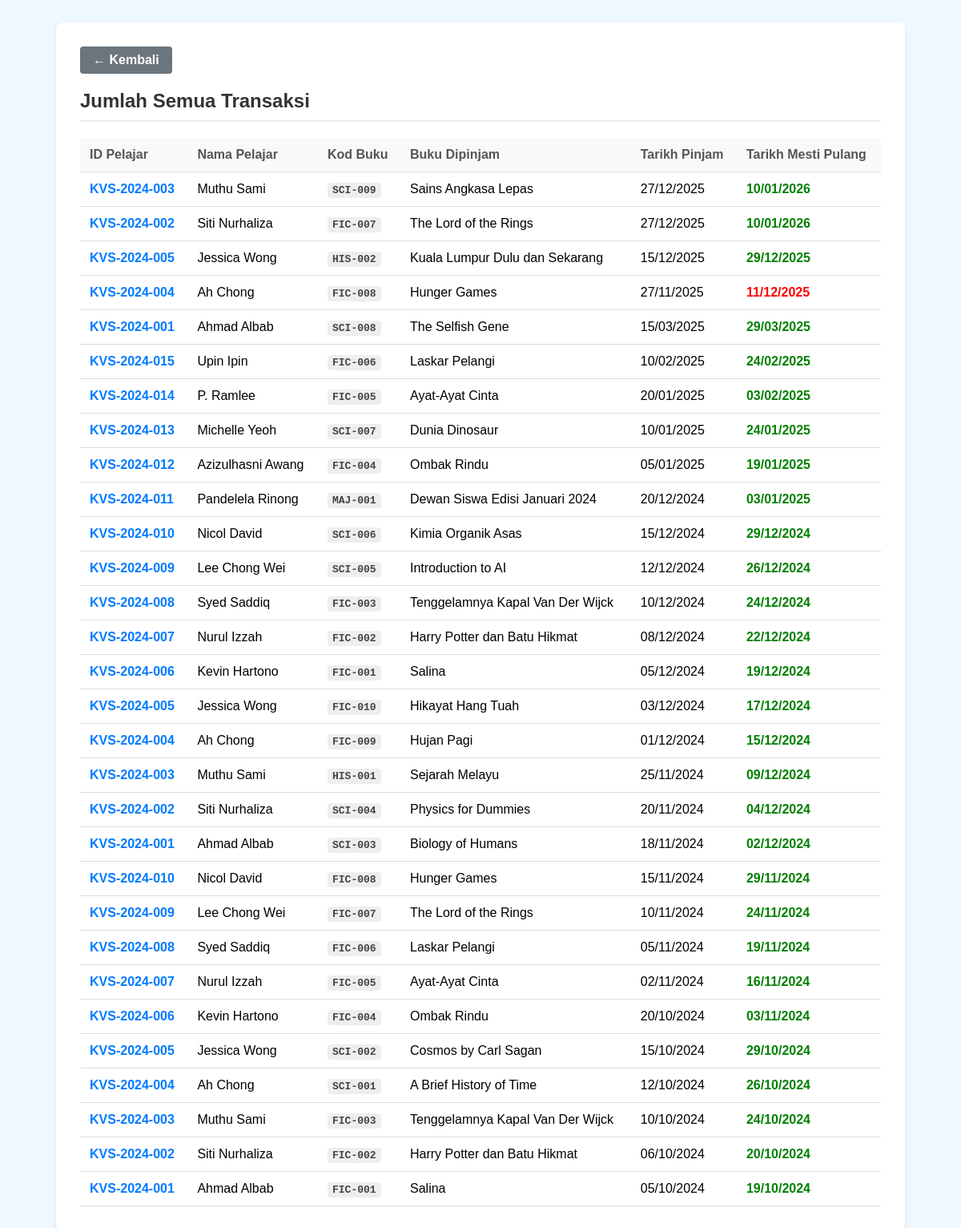
Page /stats_list.php on the committed database.
### tables this page shows
CREATE TABLE
  `transactions` (
    `trans_id` int (11) NOT NULL,
    `book_id` varchar(20) NOT NULL,
    `reader_id` int (11) NOT NULL,
    `borrow_date` datetime DEFAULT current_timestamp(),
    `due_date` date NOT NULL,
    `return_date` datetime DEFAULT NULL
  );

CREATE TABLE
  `readers` (
    `reader_id` int (11) NOT NULL,
    `student_id` varchar(20) NOT NULL,
    `full_name` varchar(100) NOT NULL,
    `created_at` timestamp NOT NULL DEFAULT current_timestamp()
  );

CREATE TABLE
  `books` (
    `book_id` varchar(20) NOT NULL,
    `title` varchar(255) NOT NULL,
    `category_code` varchar(5) NOT NULL,
    `shelf_location` varchar(50) DEFAULT NULL,
    `is_available` tinyint (1) DEFAULT 1,
    `created_at` timestamp NOT NULL DEFAULT current_timestamp()
  );

### stats_list.php (the view, shortened to what this page needs)
<?php
require 'db.php';
$type = isset($_GET['type']) ? $_GET['type'] : '';
$page_title = "Senarai Transaksi";
$results = [];
switch ($type) {
    case 'total':
    default:
        $page_title = "Jumlah Semua Transaksi";
        $sql = "SELECT t.*, r.full_name, r.student_id, b.title, b.book_id FROM transactions t JOIN readers r ON t.reader_id = r.reader_id JOIN books b ON t.book_id = b.book_id ORDER BY t.borrow_date DESC";
        $results = $conn->query($sql)->fetchAll(PDO::FETCH_ASSOC);
        break;
}
?>
<!DOCTYPE html>
<html lang="en">
<head>
</head>
<body>
    <div class="container">
        <a href="index.php" class="btn-back">← Kembali</a>
        <h2><?php echo htmlspecialchars($page_title); ?></h2>
        <?php if (count($results) > 0): ?>
            <table>
                <?php if ($type == 'top_students'): ?>
                    <thead>
                        <tr>
                            <th>Kedudukan</th>
                            <th>ID Pelajar</th>
                            <th>Nama Pelajar</th>
                            <th>Jumlah Buku Dipinjam</th>
                        </tr>
                    </thead>
                    <tbody>
                        <?php $rank = 1;
                        foreach ($results as $row): ?>
                            <tr>
                                <td><span class="rank">#<?php echo $rank++; ?></span></td>
                                <td><b><?php echo htmlspecialchars($row['student_id']); ?></b></td>
                                <td><?php echo htmlspecialchars($row['full_name']); ?></td>
                                <td><?php echo htmlspecialchars($row['total_loans']); ?> Buku</td>
                            </tr>
                        <?php endforeach; ?>
                    </tbody>
                <?php else: ?>
                    <thead>
                        <tr>
                            <th>ID Pelajar</th>
                            <th>Nama Pelajar</th>
                            <th>Kod Buku</th>
                            <th>Buku Dipinjam</th>
                            <th>Tarikh Pinjam</th>
                            <th>Tarikh Mesti Pulang</th>
                        </tr>
                    </thead>
                    <tbody>
                        <?php foreach ($results as $row):
                            $due = strtotime($row['due_date']);
                            $is_overdue = $due < time() && $row['return_date'] == NULL;
                        ?>
                            <tr>
                                <td style="font-weight:bold; color:#007bff;"><?php echo htmlspecialchars($row['student_id']); ?></td>
                                <td><?php echo htmlspecialchars($row['full_name']); ?></td>
                                <td><span class="book-code"><?php echo htmlspecialchars($row['book_id']); ?></span></td>
                                <td><?php echo htmlspecialchars($row['title']); ?></td>
                                <td><?php echo date('d/m/Y', strtotime($row['borrow_date'])); ?></td>
                                <td class="<?php echo $is_overdue ? 'date-red' : 'date-green'; ?>"><?php echo date('d/m/Y', strtotime($row['due_date'])); ?></td>
                            </tr>
                        <?php endforeach; ?>
                    </tbody>
                <?php endif; ?>
            </table>
        <?php else: ?>
            <p style="text-align:center; color:#777; margin-top:30px;">Tiada rekod dijumpai.</p>
        <?php endif; ?>
    </div>
</body>
</html>

### stats_list.php (style rules this page uses)
body { font-family: sans-serif; background-color: #f0f8ff; padding: 20px; }
.container { max-width: 1000px; margin: 0 auto; background: white; padding: 30px; border-radius: 8px; box-shadow: 0 2px 4px rgba(0, 0, 0, 0.1); }
h2 { margin-top: 0; color: #333; border-bottom: 2px solid #eee; padding-bottom: 10px; }
.btn-back { display: inline-block; text-decoration: none; background-color: #6c757d; color: white; padding: 8px 16px; border-radius: 4px; font-weight: bold; margin-bottom: 20px; }
table { width: 100%; border-collapse: collapse; margin-top: 20px; }
th, td { padding: 12px; text-align: left; border-bottom: 1px solid #ddd; }
th { background-color: #f8f9fa; font-weight: bold; color: #555; }
.date-red { color: red; font-weight: bold; }
.date-green { color: green; font-weight: bold; }
.book-code { font-family: monospace; font-weight: bold; color: #444; background: #eee; padding: 2px 6px; border-radius: 4px; }

### rows in the picture
transactions: reader.student_id "KVS-2024-003", reader.full_name "Muthu Sami", book.book_id "SCI-009", book.title "Sains Angkasa Lepas", borrow_date "27/12/2025", due_date "10/01/2026"
transactions: reader.student_id "KVS-2024-002", reader.full_name "Siti Nurhaliza", book.book_id "FIC-007", book.title "The Lord of the Rings", borrow_date "27/12/2025", due_date "10/01/2026"
transactions: reader.student_id "KVS-2024-005", reader.full_name "Jessica Wong", book.book_id "HIS-002", book.title "Kuala Lumpur Dulu dan Sekarang", borrow_date "15/12/2025", due_date "29/12/2025"
transactions: reader.student_id "KVS-2024-004", reader.full_name "Ah Chong", book.book_id "FIC-008", book.title "Hunger Games", borrow_date "27/11/2025", due_date "11/12/2025"
transactions: reader.student_id "KVS-2024-001", reader.full_name "Ahmad Albab", book.book_id "SCI-008", book.title "The Selfish Gene", borrow_date "15/03/2025", due_date "29/03/2025"
transactions: reader.student_id "KVS-2024-015", reader.full_name "Upin Ipin", book.book_id "FIC-006", book.title "Laskar Pelangi", borrow_date "10/02/2025", due_date "24/02/2025"
transactions: reader.student_id "KVS-2024-014", reader.full_name "P. Ramlee", book.book_id "FIC-005", book.title "Ayat-Ayat Cinta", borrow_date "20/01/2025", due_date "03/02/2025"
transactions: reader.student_id "KVS-2024-013", reader.full_name "Michelle Yeoh", book.book_id "SCI-007", book.title "Dunia Dinosaur", borrow_date "10/01/2025", due_date "24/01/2025"
transactions: reader.student_id "KVS-2024-012", reader.full_name "Azizulhasni Awang", book.book_id "FIC-004", book.title "Ombak Rindu", borrow_date "05/01/2025", due_date "19/01/2025"
transactions: reader.student_id "KVS-2024-011", reader.full_name "Pandelela Rinong", book.book_id "MAJ-001", book.title "Dewan Siswa Edisi Januari 2024", borrow_date "20/12/2024", due_date "03/01/2025"
transactions: reader.student_id "KVS-2024-010", reader.full_name "Nicol David", book.book_id "SCI-006", book.title "Kimia Organik Asas", borrow_date "15/12/2024", due_date "29/12/2024"
transactions: reader.student_id "KVS-2024-009", reader.full_name "Lee Chong Wei", book.book_id "SCI-005", book.title "Introduction to AI", borrow_date "12/12/2024", due_date "26/12/2024"
transactions: reader.student_id "KVS-2024-008", reader.full_name "Syed Saddiq", book.book_id "FIC-003", book.title "Tenggelamnya Kapal Van Der Wijck", borrow_date "10/12/2024", due_date "24/12/2024"
transactions: reader.student_id "KVS-2024-007", reader.full_name "Nurul Izzah", book.book_id "FIC-002", book.title "Harry Potter dan Batu Hikmat", borrow_date "08/12/2024", due_date "22/12/2024"
transactions: reader.student_id "KVS-2024-006", reader.full_name "Kevin Hartono", book.book_id "FIC-001", book.title "Salina", borrow_date "05/12/2024", due_date "19/12/2024"
transactions: reader.student_id "KVS-2024-005", reader.full_name "Jessica Wong", book.book_id "FIC-010", book.title "Hikayat Hang Tuah", borrow_date "03/12/2024", due_date "17/12/2024"
transactions: reader.student_id "KVS-2024-004", reader.full_name "Ah Chong", book.book_id "FIC-009", book.title "Hujan Pagi", borrow_date "01/12/2024", due_date "15/12/2024"
transactions: reader.student_id "KVS-2024-003", reader.full_name "Muthu Sami", book.book_id "HIS-001", book.title "Sejarah Melayu", borrow_date "25/11/2024", due_date "09/12/2024"
transactions: reader.student_id "KVS-2024-002", reader.full_name "Siti Nurhaliza", book.book_id "SCI-004", book.title "Physics for Dummies", borrow_date "20/11/2024", due_date "04/12/2024"
transactions: reader.student_id "KVS-2024-001", reader.full_name "Ahmad Albab", book.book_id "SCI-003", book.title "Biology of Humans", borrow_date "18/11/2024", due_date "02/12/2024"
transactions: reader.student_id "KVS-2024-010", reader.full_name "Nicol David", book.book_id "FIC-008", book.title "Hunger Games", borrow_date "15/11/2024", due_date "29/11/2024"
transactions: reader.student_id "KVS-2024-009", reader.full_name "Lee Chong Wei", book.book_id "FIC-007", book.title "The Lord of the Rings", borrow_date "10/11/2024", due_date "24/11/2024"
transactions: reader.student_id "KVS-2024-008", reader.full_name "Syed Saddiq", book.book_id "FIC-006", book.title "Laskar Pelangi", borrow_date "05/11/2024", due_date "19/11/2024"
transactions: reader.student_id "KVS-2024-007", reader.full_name "Nurul Izzah", book.book_id "FIC-005", book.title "Ayat-Ayat Cinta", borrow_date "02/11/2024", due_date "16/11/2024"
transactions: reader.student_id "KVS-2024-006", reader.full_name "Kevin Hartono", book.book_id "FIC-004", book.title "Ombak Rindu", borrow_date "20/10/2024", due_date "03/11/2024"
transactions: reader.student_id "KVS-2024-005", reader.full_name "Jessica Wong", book.book_id "SCI-002", book.title "Cosmos by Carl Sagan", borrow_date "15/10/2024", due_date "29/10/2024"
transactions: reader.student_id "KVS-2024-004", reader.full_name "Ah Chong", book.book_id "SCI-001", book.title "A Brief History of Time", borrow_date "12/10/2024", due_date "26/10/2024"
transactions: reader.student_id "KVS-2024-003", reader.full_name "Muthu Sami", book.book_id "FIC-003", book.title "Tenggelamnya Kapal Van Der Wijck", borrow_date "10/10/2024", due_date "24/10/2024"
transactions: reader.student_id "KVS-2024-002", reader.full_name "Siti Nurhaliza", book.book_id "FIC-002", book.title "Harry Potter dan Batu Hikmat", borrow_date "06/10/2024", due_date "20/10/2024"
transactions: reader.student_id "KVS-2024-001", reader.full_name "Ahmad Albab", book.book_id "FIC-001", book.title "Salina", borrow_date "05/10/2024", due_date "19/10/2024"

### other values in the picture
$page_title "Jumlah Semua Transaksi"
